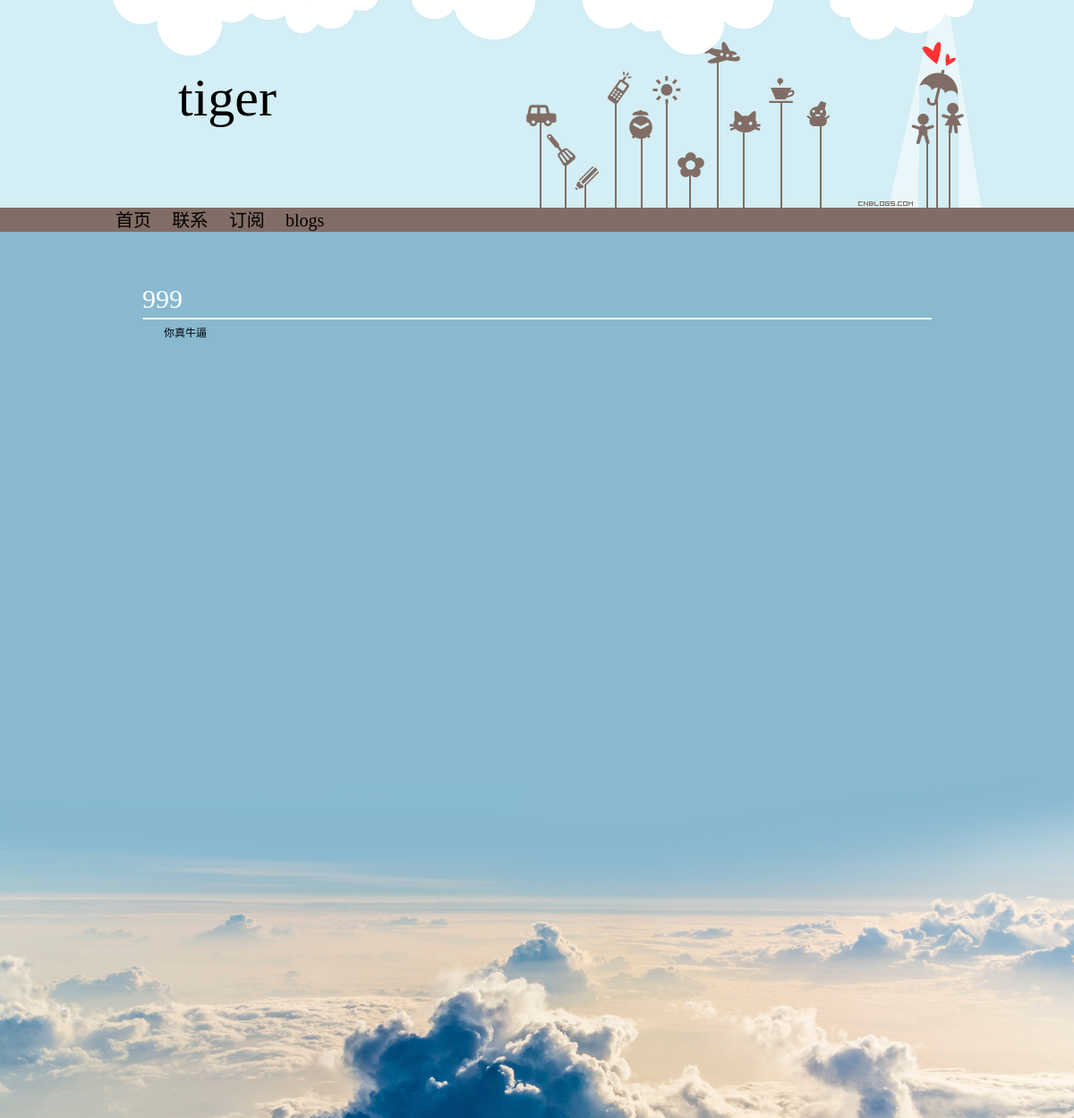
The page /article/1 on the database as committed earlier.
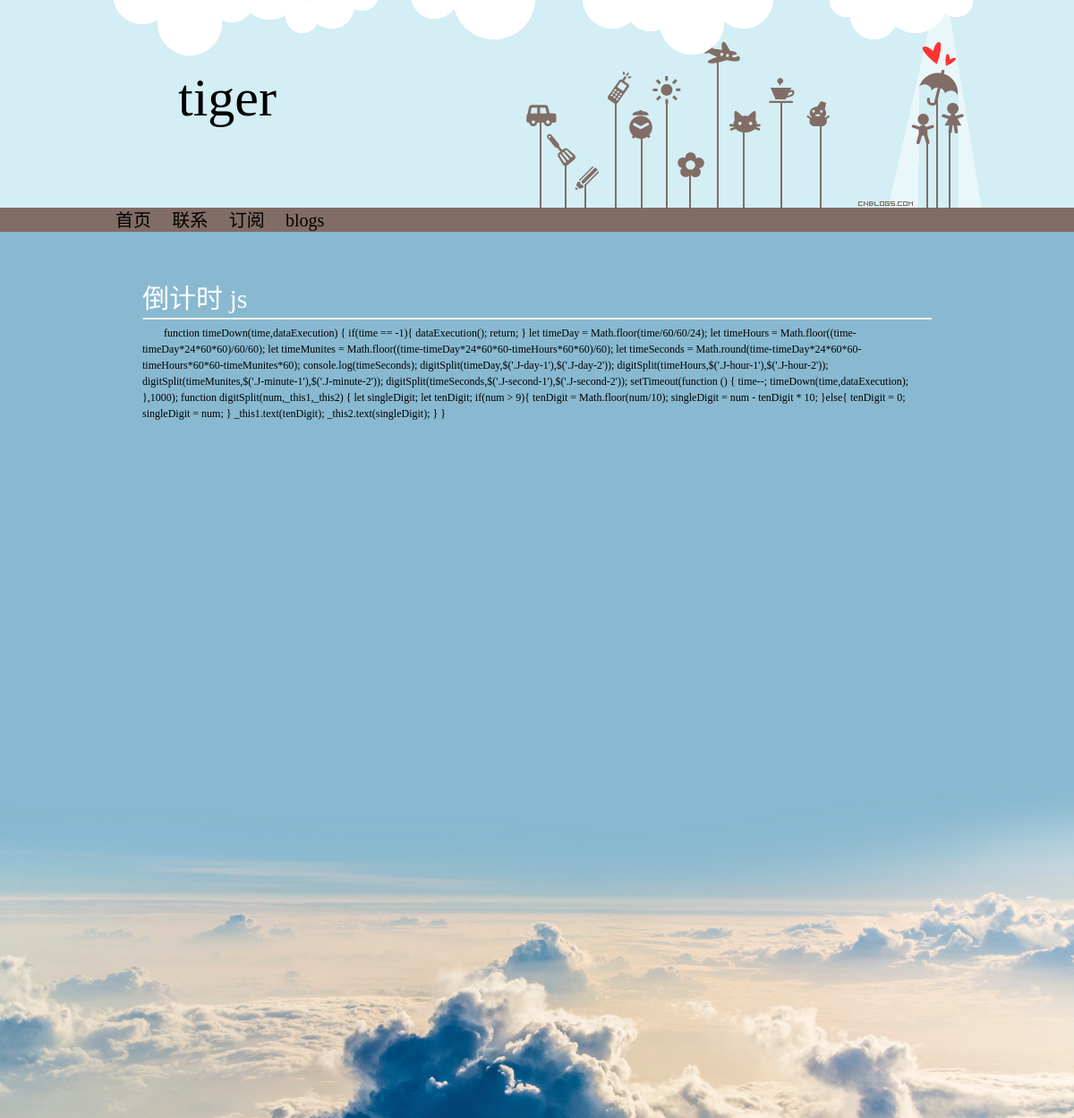
The same page on the database as committed later.
### blog/models.py (models this page shows, shortened)
class Article(models.Model):
    title = models.CharField(max_length=32, default='title')
    content = models.TextField(null=True)

### blog/views.py (the view)
# urls.py: url(r'^article/(?P<article_id>[0-9]+)$', views.article_page),
def article_page(request, article_id):
    article = models.Article.objects.get(pk=article_id)
    return render(request,
                  'blog/article_page.html', {'article': article})

### blog/templates/blog/article_page.html (shortened to what this page needs)
<!DOCTYPE html>
<html lang="en">
<head>
    <link rel="stylesheet" href="/static/blogs/css/base.css" type="text/css">
    <link rel="stylesheet" href="/static/blogs/css/blogs_index.css" type="text/css">
</head>
<body>
<img class="bg_foot" src="/static/blogs/images/bg_foot_1.png" alt="">
<div class="header">
    <div class="header-container">
        <img src="/static/blogs/images/banner.gif" alt="">
        <p>
            tiger
        </p>
    </div>
</div>
<div class="nav">
    <div class="nav-container">
        <a href="../../tiger">首页</a>
        <a href="../../tiger">联系</a>
        <a href="../../tiger">订阅</a>
        <a href="../blogs">blogs</a>
    </div>
</div>
<div class="blog-container">
    <h1>
        {{ article.title }}
    </h1>
    <hr>
    <h2>{{ article.content }}</h2>
</div>
</body>
</html>

### static/blogs/css/base.css (style rules this page uses)
html, a, body, ul, li, ol, dl, dd, dt, p, h1, h2, h3, h4, h5, h6, form, fieldset, legend, img { margin:0; padding:0; color: #fff; font-family: "Microsoft YaHei" }
fieldset, img,input,button { border:none; padding:0;margin:0;outline-style:none; }
img { border:0; vertical-align:middle; }
* { box-sizing: border-box; }
*:before { box-sizing: border-box; }
*:after { box-sizing: border-box; }
body { font:12px/150% Arial,Verdana,"\5b8b\4f53"; color:#000; background:#fff }
a { color:#000; text-decoration:none; }
h1,h2,h3,h4,h5,h6 { text-decoration:none;font-weight:normal;font-size:100%; }

### static/blogs/css/blogs_index.css (style rules this page uses)
body { min-height: 1249px; position: relative; background-color: rgba(136,185,208,1); }
.bg_foot { position: absolute; bottom: 0; width: 100%; }
.header { background-color: #d3eef4; }
.header-container { margin: 0 auto; width: 1002px; position: relative; font-size: 60px; color: #000; }
.header-container p { position: absolute; font-size: 60px; color: #000; top: 100px; left: 100px; }
.nav { background-color: #816d65; min-width: 1002px; }
.nav-container { margin: 0 auto; width: 1002px; padding: 3px 20px; }
.nav-container a { font-size: 20px; position: relative; top: 2px; padding: 0 10px; }
.blog-container { width: 1002px; margin: 0 auto; padding: 60px; }
.blog-container h1 { font-size: 30px; height: 30px; line-height: 30px; color: #fff; }
.blog-container hr { border-top: 1px solid #FFF; }
.blog-container h2 { text-indent: 24px; color: #000; }

Rows that differ between the two databases and show on the page:
changed Article: title "999" → "倒计时 js"; content "你真牛逼" → "function timeDown(time,dataExecution) { if(time == -1){ dataExecution(); return; } let timeDay = Math.floor(time/60/60/24); let timeHours = Math.floor((time-timeDay*24*60*60)/60/60); let timeMunites = Math.floor((time-timeDay*24*60*60-timeHours*60*60)/60); let timeSeconds = Math.round(time-timeDay*24*60*60-timeHours*60*60-timeMunites*60); console.log(timeSeconds); digitSplit(timeDay,$('.J-day-1'),$('.J-day-2')); digitSplit(timeHours,$('.J-hour-1'),$('.J-hour-2')); digitSplit(timeMunites,$('.J-minute-1'),$('.J-minute-2')); digitSplit(timeSeconds,$('.J-second-1'),$('.J-second-2')); setTimeout(function () { time--; timeDown(time,dataExecution); },1000); function digitSplit(num,_this1,_this2) {…"
